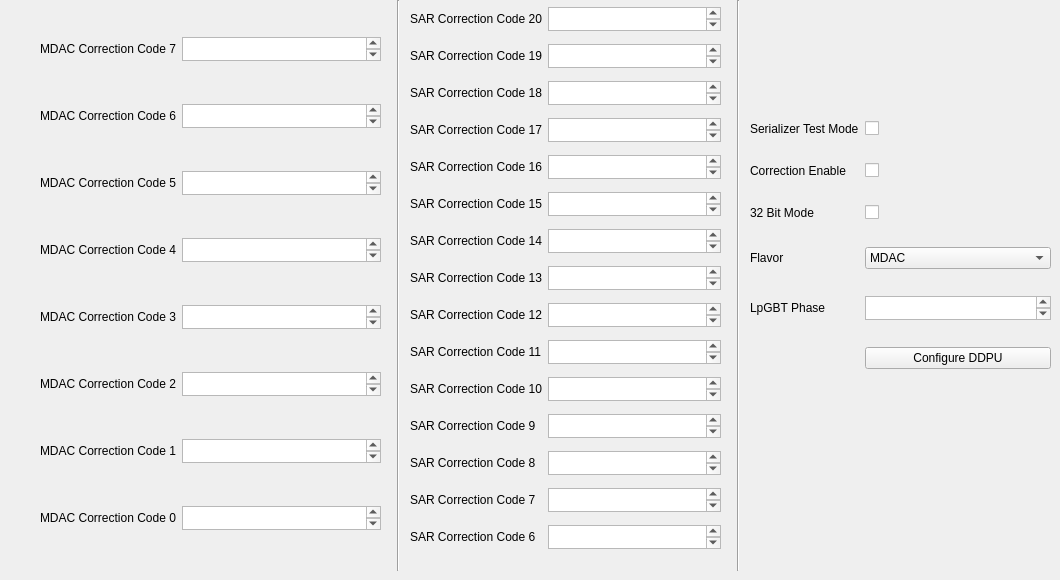
            <widget class="QWidget" name="channel1DDPUTab_2">
             <attribute name="title">
              <string>DDPU</string>
             </attribute>
             <widget class="QWidget" name="gridLayoutWidget_8">
              <property name="geometry">
               <rect>
                <x>40</x>
                <y>0</y>
                <width>341</width>
                <height>571</height>
               </rect>
              </property>
              <layout class="QGridLayout" name="gridLayout_9">
               <item row="0" column="0">
                <widget class="QLabel" name="label_87">
                 <property name="maximumSize">
                  <size>
                   <width>16777215</width>
                   <height>20</height>
                  </size>
                 </property>
                 <property name="text">
                  <string>MDAC Correction Code 7</string>
                 </property>
                </widget>
               </item>
               <item row="3" column="0">
                <widget class="QLabel" name="label_88">
                 <property name="maximumSize">
                  <size>
                   <width>16777215</width>
                   <height>20</height>
                  </size>
                 </property>
                 <property name="text">
                  <string>MDAC Correction Code 4</string>
                 </property>
                </widget>
               </item>
               <item row="4" column="0">
                <widget class="QLabel" name="label_89">
                 <property name="maximumSize">
                  <size>
                   <width>16777215</width>
                   <height>20</height>
                  </size>
                 </property>
                 <property name="text">
                  <string>MDAC Correction Code 3</string>
                 </property>
                </widget>
               </item>
               <item row="1" column="0">
                <widget class="QLabel" name="label_90">
                 <property name="maximumSize">
                  <size>
                   <width>16777215</width>
                   <height>20</height>
                  </size>
                 </property>
                 <property name="text">
                  <string>MDAC Correction Code 6</string>
                 </property>
                </widget>
               </item>
               <item row="6" column="0">
                <widget class="QLabel" name="label_91">
                 <property name="maximumSize">
                  <size>
                   <width>16777215</width>
                   <height>20</height>
                  </size>
                 </property>
                 <property name="text">
                  <string>MDAC Correction Code 1</string>
                 </property>
                </widget>
               </item>
               <item row="5" column="0">
                <widget class="QLabel" name="label_92">
                 <property name="maximumSize">
                  <size>
                   <width>16777215</width>
                   <height>20</height>
                  </size>
                 </property>
                 <property name="text">
                  <string>MDAC Correction Code 2</string>
                 </property>
                </widget>
               </item>
               <item row="2" column="0">
                <widget class="QLabel" name="label_93">
                 <property name="maximumSize">
                  <size>
                   <width>16777215</width>
                   <height>20</height>
                  </size>
                 </property>
                 <property name="text">
                  <string>MDAC Correction Code 5</string>
                 </property>
                </widget>
               </item>
               <item row="7" column="0">
                <widget class="QLabel" name="label_94">
                 <property name="maximumSize">
                  <size>
                   <width>16777215</width>
                   <height>20</height>
                  </size>
                 </property>
                 <property name="text">
                  <string>MDAC Correction Code 0</string>
                 </property>
                </widget>
               </item>
               <item row="7" column="1">
                <widget class="QPlainTextEdit" name="coluta13ch2MDACCorrectionCode0Box">
                 <property name="maximumSize">
                  <size>
                   <width>16777215</width>
                   <height>24</height>
                  </size>
                 </property>
                </widget>
               </item>
               <item row="6" column="1">
                <widget class="QPlainTextEdit" name="coluta13ch2MDACCorrectionCode1Box">
                 <property name="maximumSize">
                  <size>
                   <width>16777215</width>
                   <height>24</height>
                  </size>
                 </property>
                </widget>
               </item>
               <item row="5" column="1">
                <widget class="QPlainTextEdit" name="coluta13ch2MDACCorrectionCode2Box">
                 <property name="maximumSize">
                  <size>
                   <width>16777215</width>
                   <height>24</height>
                  </size>
                 </property>
                </widget>
               </item>
               <item row="4" column="1">
                <widget class="QPlainTextEdit" name="coluta13ch2MDACCorrectionCode3Box">
                 <property name="maximumSize">
                  <size>
                   <width>16777215</width>
                   <height>24</height>
                  </size>
                 </property>
                </widget>
               </item>
               <item row="3" column="1">
                <widget class="QPlainTextEdit" name="coluta13ch2MDACCorrectionCode4Box">
                 <property name="maximumSize">
                  <size>
                   <width>16777215</width>
                   <height>24</height>
                  </size>
                 </property>
                </widget>
               </item>
               <item row="2" column="1">
                <widget class="QPlainTextEdit" name="coluta13ch2MDACCorrectionCode5Box">
                 <property name="maximumSize">
                  <size>
                   <width>16777215</width>
                   <height>24</height>
                  </size>
                 </property>
                </widget>
               </item>
               <item row="1" column="1">
                <widget class="QPlainTextEdit" name="coluta13ch2MDACCorrectionCode6Box">
                 <property name="maximumSize">
                  <size>
                   <width>16777215</width>
                   <height>24</height>
                  </size>
                 </property>
                </widget>
               </item>
               <item row="0" column="1">
                <widget class="QPlainTextEdit" name="coluta13ch2MDACCorrectionCode7Box">
                 <property name="maximumSize">
                  <size>
                   <width>16777215</width>
                   <height>24</height>
                  </size>
                 </property>
                </widget>
               </item>
              </layout>
             </widget>
             <widget class="QWidget" name="gridLayoutWidget_9">
              <property name="geometry">
               <rect>
                <x>410</x>
                <y>0</y>
                <width>311</width>
                <height>571</height>
               </rect>
              </property>
              <layout class="QGridLayout" name="gridLayout_10">
               <item row="0" column="0">
                <widget class="QLabel" name="label_95">
                 <property name="text">
                  <string>SAR Correction Code 20</string>
                 </property>
                </widget>
               </item>
               <item row="12" column="0">
                <widget class="QLabel" name="label_96">
                 <property name="text">
                  <string>SAR Correction Code 8</string>
                 </property>
                </widget>
               </item>
               <item row="8" column="0">
                <widget class="QLabel" name="label_97">
                 <property name="text">
                  <string>SAR Correction Code 12</string>
                 </property>
                </widget>
               </item>
               <item row="3" column="0">
                <widget class="QLabel" name="label_98">
                 <property name="text">
                  <string>SAR Correction Code 17</string>
                 </property>
                </widget>
               </item>
               <item row="1" column="0">
                <widget class="QLabel" name="label_99">
                 <property name="text">
                  <string>SAR Correction Code 19</string>
                 </property>
                </widget>
               </item>
               <item row="13" column="0">
                <widget class="QLabel" name="label_100">
                 <property name="text">
                  <string>SAR Correction Code 7</string>
                 </property>
                </widget>
               </item>
               <item row="11" column="0">
                <widget class="QLabel" name="label_101">
                 <property name="text">
                  <string>SAR Correction Code 9</string>
                 </property>
                </widget>
               </item>
               <item row="10" column="0">
                <widget class="QLabel" name="label_102">
                 <property name="text">
                  <string>SAR Correction Code 10</string>
                 </property>
                </widget>
               </item>
               <item row="7" column="0">
                <widget class="QLabel" name="label_103">
                 <property name="text">
                  <string>SAR Correction Code 13</string>
                 </property>
                </widget>
               </item>
               <item row="2" column="0">
                <widget class="QLabel" name="label_104">
                 <property name="text">
                  <string>SAR Correction Code 18</string>
                 </property>
                </widget>
               </item>
               <item row="5" column="0">
                <widget class="QLabel" name="label_105">
                 <property name="text">
                  <string>SAR Correction Code 15</string>
                 </property>
                </widget>
               </item>
               <item row="9" column="0">
                <widget class="QLabel" name="label_106">
                 <property name="text">
                  <string>SAR Correction Code 11</string>
                 </property>
                </widget>
               </item>
               <item row="4" column="0">
                <widget class="QLabel" name="label_107">
                 <property name="text">
                  <string>SAR Correction Code 16</string>
                 </property>
                </widget>
               </item>
               <item row="6" column="0">
                <widget class="QLabel" name="label_108">
                 <property name="text">
                  <string>SAR Correction Code 14</string>
                 </property>
                </widget>
               </item>
               <item row="14" column="0">
                <widget class="QLabel" name="label_109">
                 <property name="maximumSize">
                  <size>
                   <width>16777215</width>
                   <height>20</height>
                  </size>
                 </property>
                 <property name="text">
                  <string>SAR Correction Code 6</string>
                 </property>
                </widget>
               </item>
               <item row="0" column="1">
                <widget class="QPlainTextEdit" name="coluta13ch2SARCorrectionCode20Box">
                 <property name="maximumSize">
                  <size>
                   <width>16777215</width>
                   <height>24</height>
                  </size>
                 </property>
                </widget>
               </item>
               <item row="1" column="1">
                <widget class="QPlainTextEdit" name="coluta13ch2SARCorrectionCode19Box">
                 <property name="maximumSize">
                  <size>
                   <width>16777215</width>
                   <height>24</height>
                  </size>
                 </property>
                </widget>
               </item>
               <item row="2" column="1">
                <widget class="QPlainTextEdit" name="coluta13ch2SARCorrectionCode18Box">
                 <property name="maximumSize">
                  <size>
                   <width>16777215</width>
                   <height>24</height>
                  </size>
                 </property>
                </widget>
               </item>
               <item row="3" column="1">
                <widget class="QPlainTextEdit" name="coluta13ch2SARCorrectionCode17Box">
                 <property name="maximumSize">
                  <size>
                   <width>16777215</width>
                   <height>24</height>
                  </size>
                 </property>
                </widget>
               </item>
               <item row="4" column="1">
                <widget class="QPlainTextEdit" name="coluta13ch2SARCorrectionCode16Box">
                 <property name="maximumSize">
                  <size>
                   <width>16777215</width>
                   <height>24</height>
                  </size>
                 </property>
                </widget>
               </item>
               <item row="5" column="1">
                <widget class="QPlainTextEdit" name="coluta13ch2SARCorrectionCode15Box">
                 <property name="maximumSize">
                  <size>
                   <width>16777215</width>
                   <height>24</height>
                  </size>
                 </property>
                </widget>
               </item>
               <item row="6" column="1">
                <widget class="QPlainTextEdit" name="coluta13ch2SARCorrectionCode14Box">
                 <property name="maximumSize">
                  <size>
                   <width>16777215</width>
                   <height>24</height>
                  </size>
                 </property>
                </widget>
               </item>
               <item row="7" column="1">
                <widget class="QPlainTextEdit" name="coluta13ch2SARCorrectionCode13Box">
                 <property name="maximumSize">
                  <size>
                   <width>16777215</width>
                   <height>24</height>
                  </size>
                 </property>
                </widget>
               </item>
               <item row="8" column="1">
                <widget class="QPlainTextEdit" name="coluta13ch2SARCorrectionCode12Box">
                 <property name="maximumSize">
                  <size>
                   <width>16777215</width>
                   <height>24</height>
                  </size>
                 </property>
                </widget>
               </item>
               <item row="9" column="1">
                <widget class="QPlainTextEdit" name="coluta13ch2SARCorrectionCode11Box">
                 <property name="maximumSize">
                  <size>
                   <width>16777215</width>
                   <height>24</height>
                  </size>
                 </property>
                </widget>
               </item>
               <item row="10" column="1">
                <widget class="QPlainTextEdit" name="coluta13ch2SARCorrectionCode10Box">
                 <property name="maximumSize">
                  <size>
                   <width>16777215</width>
                   <height>24</height>
                  </size>
                 </property>
                </widget>
               </item>
               <item row="11" column="1">
                <widget class="QPlainTextEdit" name="coluta13ch2SARCorrectionCode9Box">
                 <property name="maximumSize">
                  <size>
                   <width>16777215</width>
                   <height>24</height>
                  </size>
                 </property>
                </widget>
               </item>
               <item row="12" column="1">
                <widget class="QPlainTextEdit" name="coluta13ch2SARCorrectionCode8Box">
                 <property name="maximumSize">
                  <size>
                   <width>16777215</width>
                   <height>24</height>
                  </size>
                 </property>
                </widget>
               </item>
               <item row="13" column="1">
                <widget class="QPlainTextEdit" name="coluta13ch2SARCorrectionCode7Box">
                 <property name="maximumSize">
                  <size>
                   <width>16777215</width>
                   <height>24</height>
                  </size>
                 </property>
                </widget>
               </item>
               <item row="14" column="1">
                <widget class="QPlainTextEdit" name="coluta13ch2SARCorrectionCode6Box">
                 <property name="maximumSize">
                  <size>
                   <width>16777215</width>
                   <height>24</height>
                  </size>
                 </property>
                </widget>
               </item>
              </layout>
             </widget>
             <widget class="QWidget" name="gridLayoutWidget_33">
              <property name="geometry">
               <rect>
                <x>750</x>
                <y>100</y>
                <width>301</width>
                <height>291</height>
               </rect>
              </property>
              <layout class="QGridLayout" name="gridLayout_11">
               <item row="2" column="0">
                <widget class="QLabel" name="label_110">
                 <property name="text">
                  <string>32 Bit Mode</string>
                 </property>
                </widget>
               </item>
               <item row="0" column="0">
                <widget class="QLabel" name="label_111">
                 <property name="text">
                  <string>Serializer Test Mode</string>
                 </property>
                </widget>
               </item>
               <item row="0" column="1">
                <widget class="QCheckBox" name="coluta13ch2SerializerTestModeBox">
                 <property name="text">
                  <string/>
                 </property>
                </widget>
               </item>
               <item row="1" column="0">
                <widget class="QLabel" name="coluta13ch2">
                 <property name="text">
                  <string>Correction Enable</string>
                 </property>
                </widget>
               </item>
               <item row="1" column="1">
                <widget class="QCheckBox" name="coluta13ch2CorrectionEnableBox">
                 <property name="text">
                  <string/>
                 </property>
                </widget>
               </item>
               <item row="2" column="1">
                <widget class="QCheckBox" name="coluta13ch2OutputModeBox">
                 <property name="text">
                  <string/>
                 </property>
                </widget>
               </item>
               <item row="4" column="0">
                <widget class="QLabel" name="label_112">
                 <property name="text">
                  <string>LpGBT Phase</string>
                 </property>
                </widget>
               </item>
               <item row="3" column="0">
                <widget class="QLabel" name="label_113">
                 <property name="maximumSize">
                  <size>
                   <width>16777215</width>
                   <height>20</height>
                  </size>
                 </property>
                 <property name="text">
                  <string>Flavor </string>
                 </property>
                </widget>
               </item>
               <item row="5" column="1">
                <widget class="QPushButton" name="coluta13ch2ConfigureButton_5">
                 <property name="text">
                  <string>Configure DDPU</string>
                 </property>
                </widget>
               </item>
               <item row="4" column="1">
                <widget class="QPlainTextEdit" name="coluta13ch2LPGBTPhaseBox">
                 <property name="maximumSize">
                  <size>
                   <width>16777215</width>
                   <height>24</height>
                  </size>
                 </property>
                </widget>
               </item>
               <item row="3" column="1">
                <widget class="QComboBox" name="coluta13ch2FlavorBox">
                 <item>
                  <property name="text">
                   <string>MDAC</string>
                  </property>
                 </item>
                 <item>
                  <property name="text">
                   <string>DRE</string>
                  </property>
                 </item>
                </widget>
               </item>
              </layout>
             </widget>
             <widget class="Line" name="line_6">
              <property name="geometry">
               <rect>
                <x>390</x>
                <y>0</y>
                <width>16</width>
                <height>571</height>
               </rect>
              </property>
              <property name="orientation">
               <enum>Qt::Vertical</enum>
              </property>
             </widget>
             <widget class="Line" name="line_7">
              <property name="geometry">
               <rect>
                <x>730</x>
                <y>0</y>
                <width>16</width>
                <height>571</height>
               </rect>
              </property>
              <property name="orientation">
               <enum>Qt::Vertical</enum>
              </property>
             </widget>
            </widget>
